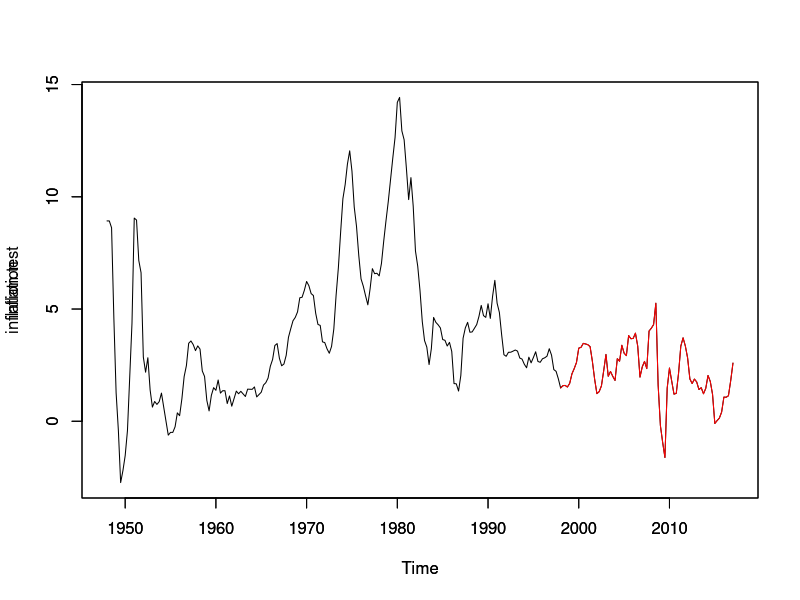
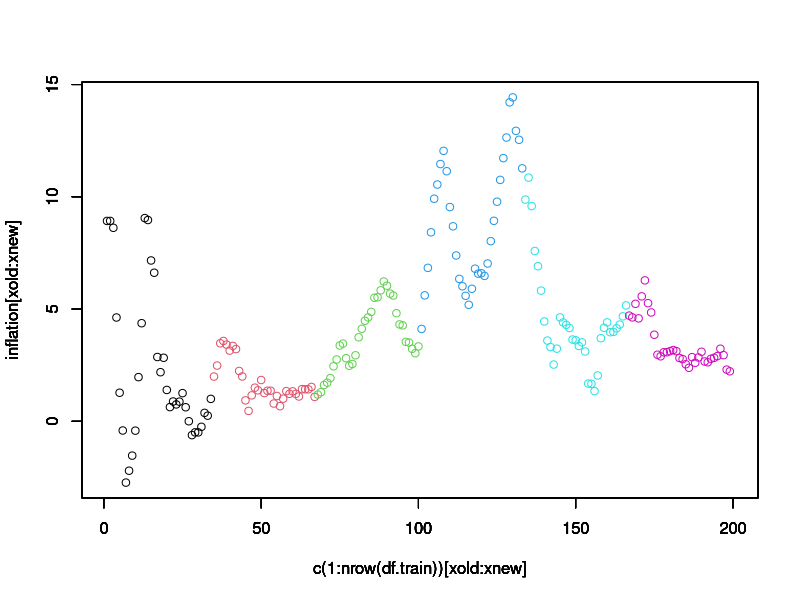

Here is the R script that generated these plots, in order:
### IMPORT DATA ####
spf.raw <- read.csv('SPF/Mean_CPI_Level.csv')
CPI.raw <- read.csv('SPF/cpiQvMd.csv')
unemp.raw <- read.csv('Unemp/SeriesReport-20170707165216_abf9e0.csv')
oil.raw <- read.csv('Oil/WTISPLC.csv')

# Compute inflation using latest CPI vintage data which is given by CPI17Q2
CPI <- ts(CPI.raw$CPI17Q2, start=c(1947,01), frequency=12)    # CPI time series
inflation <- 100*(CPI/lag(CPI, -12) - 1)     # inflation = annual percentage change in CPI
# Convert to quarterly
inflation <- aggregate(inflation, nfrequency=4, mean)

# Visualise inflation data (red is test set)
inflation.train <- window(inflation, start=c(1948,1), end=c(1997,4))
inflation.test <- window(inflation, start=c(1998,1), end=c(2017,1))
plot(inflation, xlim=c(1948, 2017), ylim=range(inflation), col='Black')
par(new=TRUE)
plot(inflation.test, xlim=c(1948, 2017), ylim=range(inflation), col='Red')

# Preprocess unemployment data
unemp <- c(t(as.matrix(unemp.raw[1:70, -1])))                  # Vectorise raw unemployement data
unemp <- ts(unemp, start=c(1948,01), frequency = 12)           # Convert to time series object
# Convert to quarterly
unemp <- aggregate(unemp, nfrequency=4, mean)
# train set
unemp.train <- window(unemp, start=c(1948,1), end=c(1997,4))
unemp.train.lag1 <- window(unemp.train, start=c(1948,1), end=c(1997,3))
# test set
unemp.test <- window(unemp, start=c(1998,1), end=c(2017,1))
unemp.test.lag1 <- window(unemp.test, start=c(1998,1), end=c(2016,4))

# Preprocess Oil data
oil <- ts(oil.raw$WTISPLC, start=c(1946,1), frequency = 12)  # as time series object
oil.percent <- 100*(oil/lag(oil, -12) - 1) # percentage change in oil price
# Convert tot quarterly
oil.percent <- aggregate(oil.percent, nfrequency=4, mean)
# train set
oil.train <- window(oil.percent, start=c(1948,1), end=c(1997,4))    # train set
oil.train.lag1 <- window(oil.train, start=c(1948,1), end=c(1997,3))
# test set
oil.test <- window(oil.percent, start=c(1998,1), end=c(2017,1))
oil.test.lag1 <- window(oil.test, start=c(1998,1), end=c(2016,4))

# Train set
inflation.train.target <- window(inflation.train, start=c(1948,2), end=c(1997,4))
inflation.train.lag1 <- window(inflation.train, start=c(1948,1), end=c(1997,3))

df.train <- data.frame(inflation.target = inflation.train.target, 
                       inflation.lag = inflation.train.lag1,
                       unemp.lag = unemp.train.lag1,
                       oil.lag = oil.train.lag1)

# Test set (hold-out)
inflation.test.target <- window(inflation.test, start=c(1998,2), end=c(2017,1))
inflation.test.lag1 <- window(inflation.test, start=c(1998,1), end=c(2016,4))

df.test <- data.frame(inflation.target = inflation.test.target, 
                      inflation.lag = inflation.test.lag1,
                      unemp.lag = unemp.test.lag1,
                      oil.lag = oil.test.lag1)

inflation.aug.target <- window(inflation, start=c(1948,2), end=c(2017,1))
inflation.aug.lag1 <- window(inflation, start=c(1948,1), end=c(2016,4))
unemp.aug.lag1 <- window(unemp, start=c(1948,1), end=c(2016,4))
oil.aug.lag1 <- window(oil.percent, start=c(1948,1), end=c(2016,4))


df.aug <- data.frame(inflation.target = inflation.aug.target, 
                     inflation.lag = inflation.aug.lag1,
                     unemp.lag = unemp.aug.lag1,
                     oil.lag = oil.aug.lag1)

### FCCV: 5 folds ###
folds <- cut(seq(1,nrow(df.train)), breaks=6, labels=FALSE)

xold <- 1
for (i in 1:6) {
  xnew <- xold+sum(folds==i)-1
  plot(y=inflation[xold:xnew], 
       x=c(1:nrow(df.train))[xold:xnew],
       col=i, ylim=range(inflation), xlim=range(1:200))
  par(new=TRUE)
  xold <- xnew+1
}

for (i in 2:6) {
  # Segment data by using which() function
  validIndex <- which(folds==i, arr.ind=TRUE)
  validData <- df.train[validIndex,]
  trainIndex <- 1:(validIndex[1]-1)
  trainData <- df.train[trainIndex,]
}



